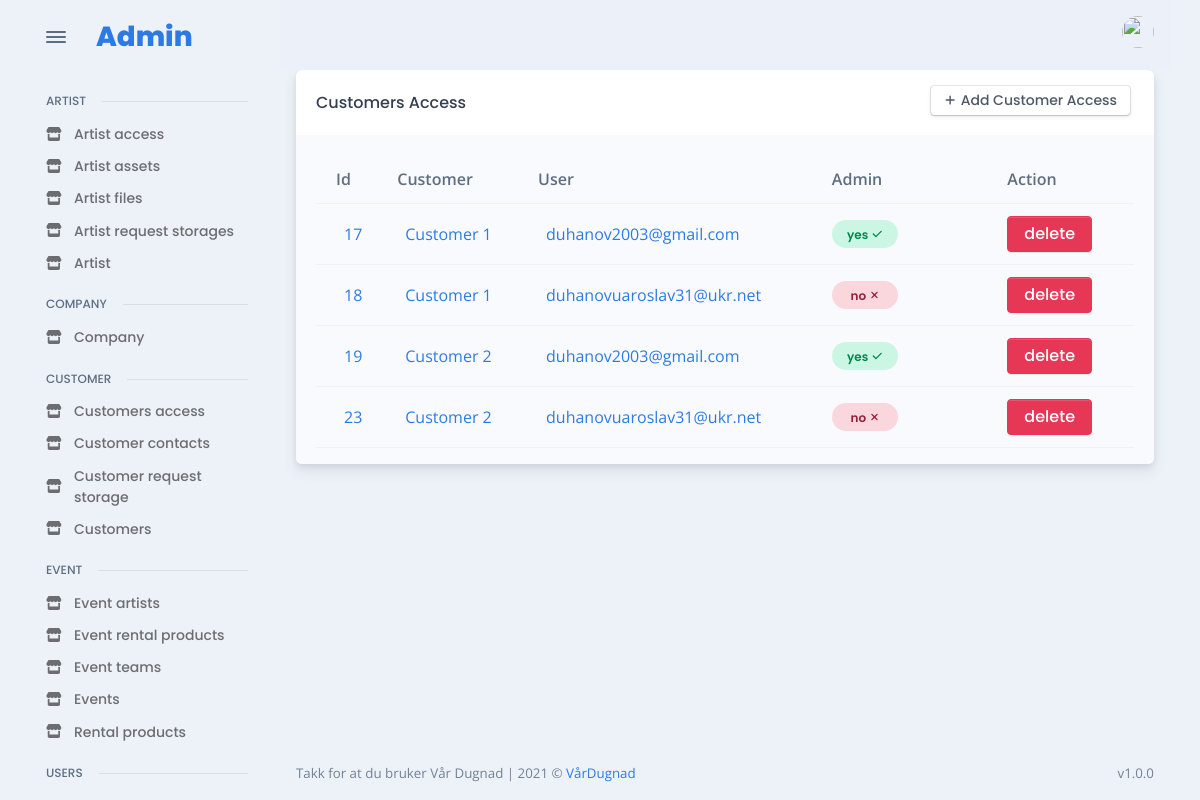
Before: /en/admin_site/customer/all_customer_access/ (signed in) with the older database file.
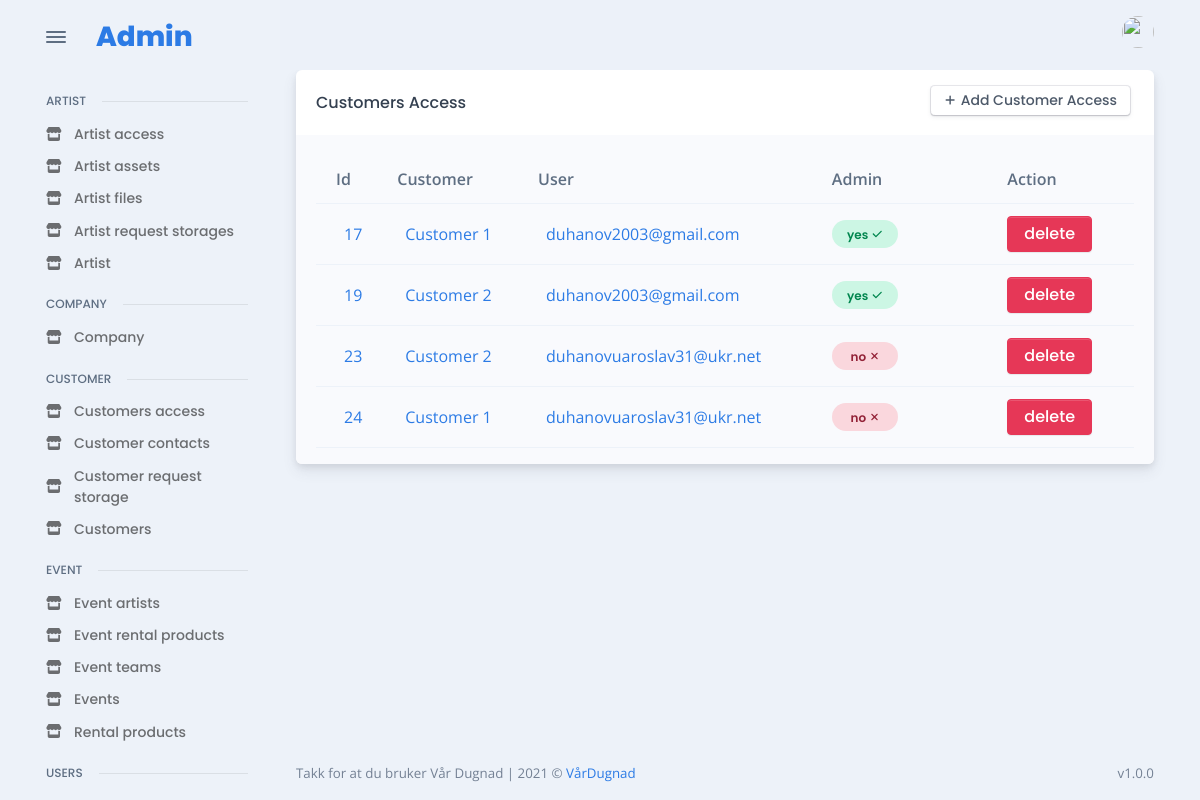
After: the same page with the newer database file.
### customer/models.py (models this page shows, shortened)
class CustomerAccess(models.Model):
    customer = models.ForeignKey(
        Customer, verbose_name="customer_access", on_delete=models.CASCADE
    )
    access = models.ForeignKey(
        User, verbose_name=("access"), on_delete=models.CASCADE, null=True
    )
    admin = models.BooleanField(default=False)
    class Meta:
        unique_together = (
            "customer",
            "access",
        )

class Customer(models.Model):
    organization_number = models.CharField(
        "Organization number", max_length=255, unique=True
    )
    name = models.CharField("Name", max_length=255, unique=True)
    address = models.CharField("Address", max_length=255)
    zip_code = models.CharField("Zip Code", max_length=255)
    city = models.CharField("City", max_length=255)
    active = models.BooleanField(default=True)

### users/models.py (models this page shows, shortened)
class User(AbstractBaseUser):
    email = models.EmailField(max_length=255, unique=True)
    first_name = models.CharField(max_length=255)
    last_name = models.CharField(max_length=255)
    picture = models.ImageField(upload_to="images/users", blank=True)
    phone = models.CharField(max_length=50, blank=True)
    driver_licens_classes = models.CharField(max_length=50, blank=True)
    birthdate = models.DateField(null=True, blank=True)
    last_login = models.DateTimeField(auto_now_add=True)
    is_active = models.BooleanField(default=True)  # can login
    staff = models.BooleanField(default=False)  # can login
    admin = models.BooleanField(default=False)  # can login
    USERNAME_FIELD = "email"
    REQUIRED_FIELDS = ["first_name", "last_name"]
    objects = UserManager()

### admin_app/admin_customer/views.py (the view)
# urls.py: path("all_customer_access/", CustomerAccesstListView.as_view(), name="admin_get_all_customer_access"),
class CustomerAccesstListView(LoginRequiredMixin, ListView):
    model = CustomerAccess
    template_name = "admin/pages/customer/access/all.html"
    context_object_name = "access"

### templates/admin/pages/customer/access/all.html (shortened to what this page needs)
{% extends 'base/admin_base.html' %}
{% load static %}
{% load widget_tweaks %}
{% block content %}
<div class="card">
  <div class="card-header">
    <div class="row flex-between-center">
      <div class="col-4 col-sm-auto d-flex align-items-center pe-0">
        <h5 class="fs-0 mb-0 text-nowrap py-2 py-xl-0">Customers Access</h5>
      </div>
      <div class="col-8 col-sm-auto text-end ps-2">
        <a href="{% url 'admin_add_new_customer_access' %}" class="btn btn-falcon-default btn-sm me-1 mb-1">
          <span class="fas fa-plus me-1" data-fa-transform="shrink-3"></span>Add Customer Access
        </a>
      </div>
    </div>
  </div>
  <div class="card-body bg-light pb-0">
    <div class="table-responsive scrollbar">
      {% if access|length %}
      <table class="table table-hover table-striped overflow-hidden">
        <thead>
          <tr>
            <th scope="col">Id</th>
            <th scope="col">Customer</th>
            <th scope="col"> User</th>
            <th scope="col">Admin</th>
            <th></th>
            <th></th>
            <th></th>
            <th scope="col">Action</th>
          </tr>
        </thead>
        <tbody>
          {% for ac in access %}
          <tr class="align-middle">
            <td class="text-nowrap">
              <div class="d-flex align-items-center">
                <div class="ms-2"><a href="{% url 'admin_change_details_customer_access' ac.id %}">{{ac.id}}</a></div>
              </div>
            </td>
            <td class="text-nowrap">
              <div class="d-flex align-items-center">
                <div class="ms-2"><a href="{% url 'admin_change_details_customer' ac.customer.id %}">{{ac.customer.name}}</a></div>
              </div>
            </td>
            <td class="text-nowrap">
              <div class="d-flex align-items-center">
                <div class="ms-2"><a href="{% url 'admin_change_details_user' ac.access.id %}">{{ac.access.email}}</a></div>
              </div>
            </td>
            {% if ac.admin %}
            <td><span class="badge badge rounded-pill d-block p-2 badge-soft-success">yes<span class="ms-1 fas fa-check" data-fa-transform="shrink-2"></span></span></td>
            {% else %}
            <td><span class="badge badge rounded-pill d-block p-2 badge-soft-danger">no<span class="ms-1 fas fa-times" data-fa-transform="shrink-2"></span></span></td>
            {% endif %}
            <th></th>
            <th></th>
            <th></th>
            <td><a class="btn btn-danger"  href="{% url 'admin_delete_customer_access' ac.id %}">delete</a></tr>
          {% endfor %}
        </tbody>
      </table>
      {% else %}
          <p>There is no artist access yet, try to add some</p>
      {% endif %}
    </div>
  </div>
  </div>
{% endblock %}

Changed rows visible on the page:
removed CustomerAccess: id "18", customer.name "Customer 1", access.email "duhanovuaroslav31@ukr.net", admin "no"
added CustomerAccess: id "24", customer.name "Customer 1", access.email "duhanovuaroslav31@ukr.net", admin "no"
